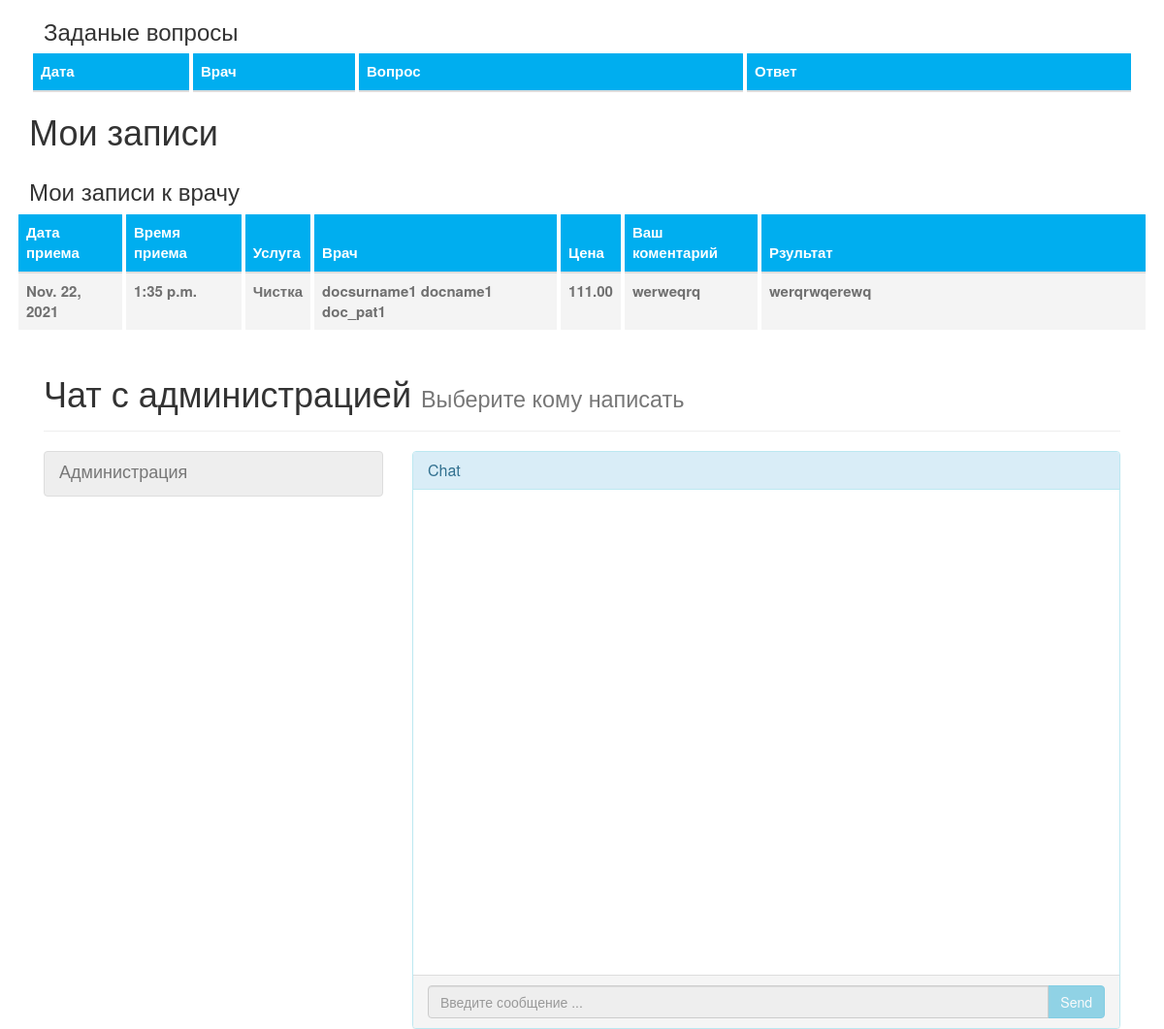
The app's page /cabinet/18 (middle part), older data.
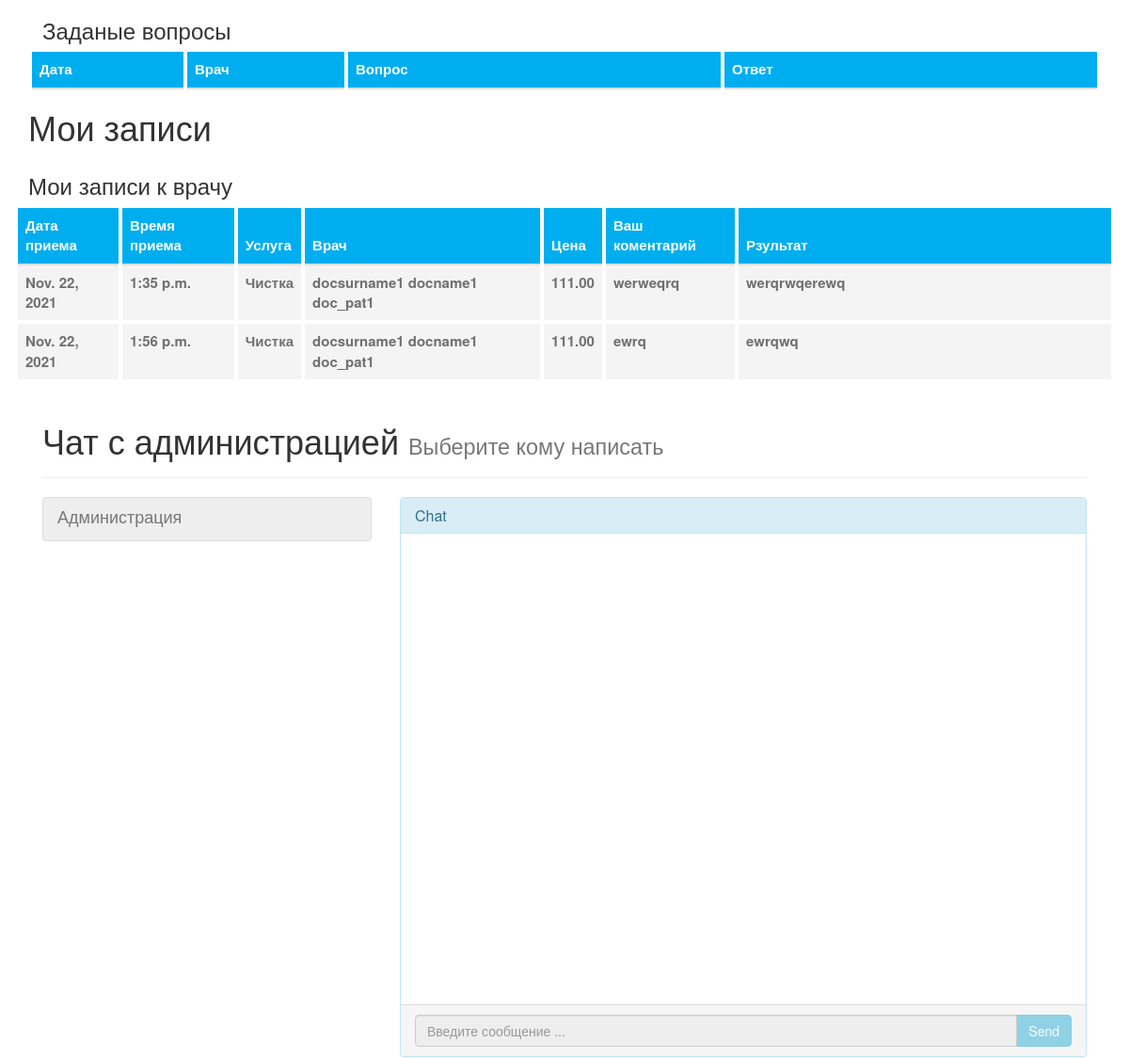
The same page, newer data.
### website/models.py (models this page shows, shortened)
class Appointment(models.Model):
    register_date = models.DateTimeField(auto_now_add=True,
                                         editable=False,
                                         verbose_name='дата и время регистрации услуги')
    date = models.DateField(verbose_name="Дата приема")
    time = models.TimeField(verbose_name="Время приема")
    clinic = models.ForeignKey('AboutUs',
                               on_delete=models.CASCADE,
                               verbose_name='Клиника')
    service = models.ForeignKey(Service,
                                on_delete=models.CASCADE,
                                verbose_name="Услугп")
    client = models.ForeignKey(Client,
                               on_delete=models.CASCADE,
                               verbose_name='Клиент')
    doctor = models.ForeignKey(DoctorCard,
                               on_delete=models.CASCADE,
                               verbose_name='Врач')
    client_comment = models.TextField(null=True,
                                      blank=True,
                                      verbose_name='Комментарий клиента')
    report = models.TextField(null=True,
                              blank=True,
                              verbose_name='Отчет о посещении')
    class Meta:
        verbose_name = 'Визит к врачу'
        verbose_name_plural = 'Визиты к врачу'

class Service(models.Model):
    class Meta:
        verbose_name = 'Услуга'
        verbose_name_plural = 'Услуги'
    def __str__(self):
        return self.title
    image = models.ImageField(upload_to='website/',
                              blank=True,
                              null=True,
                              verbose_name='Изображение')
    title = models.CharField(max_length=168, verbose_name='Название')
    content = models.TextField(verbose_name='Описание')
    price = models.DecimalField(decimal_places=2,
                                verbose_name='стоимость',
                                max_digits=16)

class DoctorCard(models.Model):
    user = models.OneToOneField(User,
                                on_delete=models.CASCADE)
    phone = models.CharField(max_length=32,
                             verbose_name='Номер телефона',
                             null=True,
                             blank=True)
    email = models.EmailField(verbose_name='Почта/email',
                              null=True,
                              blank=False)
    first_name = models.CharField(max_length=128,
                                  verbose_name='Имя')
    last_name = models.CharField(max_length=128,
                                 verbose_name='Фамилия')
    patronymic = models.CharField(max_length=128,
                                  verbose_name='Отчсество',
                                  null=True,
                                  blank=True)
    image = models.ImageField(upload_to='website/',
                              blank=True,
                              null=True,
                              verbose_name='Изображение')
    description = models.TextField(verbose_name='Описание')
    specialization = models.CharField(verbose_name='специалтзация',
                                      max_length=64)
    def __str__(self):
        return f'{self.last_name} {self.first_name} {self.patronymic}'
    class Meta:
        verbose_name = 'Карточка врача'
        verbose_name_plural = 'Карточки врачей'

### website/views.py (the view, shortened to what this page needs)
# urls.py: path('cabinet/<int:user_id>', views.cabinet, name='cabinet_page'),
def cabinet(request, user_id):
    about_us = AboutUs.objects.all()
    if Client.objects.filter(user_id=user_id).exists():
        client = Client.objects.get(user_id=user_id)
        questions = DoctorQuestion.objects.filter(client=client).order_by('id').reverse()[:5]
        user_appointment = Appointment.objects.filter(client=client)
        return render(request, 'cabinet.html', {'client': client,
                                                'user_appointment': user_appointment,
                                                'about_us': about_us,
                                                'questions': questions})

### website/templates/cabinet.html (shortened to what this page needs)
{% extends 'base.html' %}
{% load static %}
{% block content %}
<section>
  <div class="container">
    <div class="row">
      <div class="col-12">
        <div class="appointment-form">
          <div class="row">
            <div class="col-12">
              <h3>Заданые вопросы</h3>
            </div>
            <div class="dento-price-table table-responsive">
              <table class="table table-borderless mb-0">
                <thead>
                  <th scope="col">Дата</th>
                  <th scope="col">Врач</th>
                  <th scope="col" width="400px">Вопрос</th>
                  <th scope="col" width="400px">Ответ</th>
                </thead>
              </table>
          </div>
        </div>
      </div>
    </div>
    <div class="row">
      <div class="col-12">
        <div class="text-center white">
          <h1>Мои записи</h1>
        </div>
      </div>
    </div>
    <div class="row">
      <div class="col-12">
        <div class="appointment-form">
          <div class="row">
            <div class="col-12">
              <h3>Мои записи к врачу</h3>
            </div>
            <div class="dento-price-table table-responsive">
              <table class="table table-borderless mb-0">
                <thead>
                  <tr>
                    <th scope="col">Дата приема</th>
                    <th scope="col">Время приема</th>
                    <th scope="col">Услуга</th>
                    <th scope="col">Врач</th>
                    <th scope="col">Цена</th>
                    <th scope="col">Ваш коментарий</th>
                    <th scope="col">Рзультат</th>
                  </tr>
                </thead>
                {% for a in user_appointment %}
                  <tbody>
                    <tr>
                      <th scope="row">{{a.date}}</th>
                      <th scope="row">{{a.time}}</th>
                      <th scope="row">{{a.service}}</th>
                      <th scope="row">{{a.doctor}}</th>
                      <th scope="row">{{a.service.price}}</th>
                      <th scope="row">{{a.client_comment}}</th>
                      {% if a.report %}
                        <th scope="row" width="400px">{{a.report}}</th>
                      {% else %}
                        <th scope="row">Результата пока нет</th>
                      {% endif %}
                    </tr>
                  </tbody>
                {% endfor %}
              </table>
            </div>
          </div>
        </div>
      </div>
    </div>
    <div class="row">
      <div class="col-12">
      </div>
      {% include 'chat/chat_room.html' %}
    </div>
  </div>
</section>
{% endblock %}

Row changes from the older to the newer data that the page shows:
added Appointment: date "Nov. 22, 2021", time "1:56 p.m.", service "Чистка", doctor "docsurname1 docname1 doc_pat1", service.price "111.00", client_comment "ewrq", report "ewrqwq"
